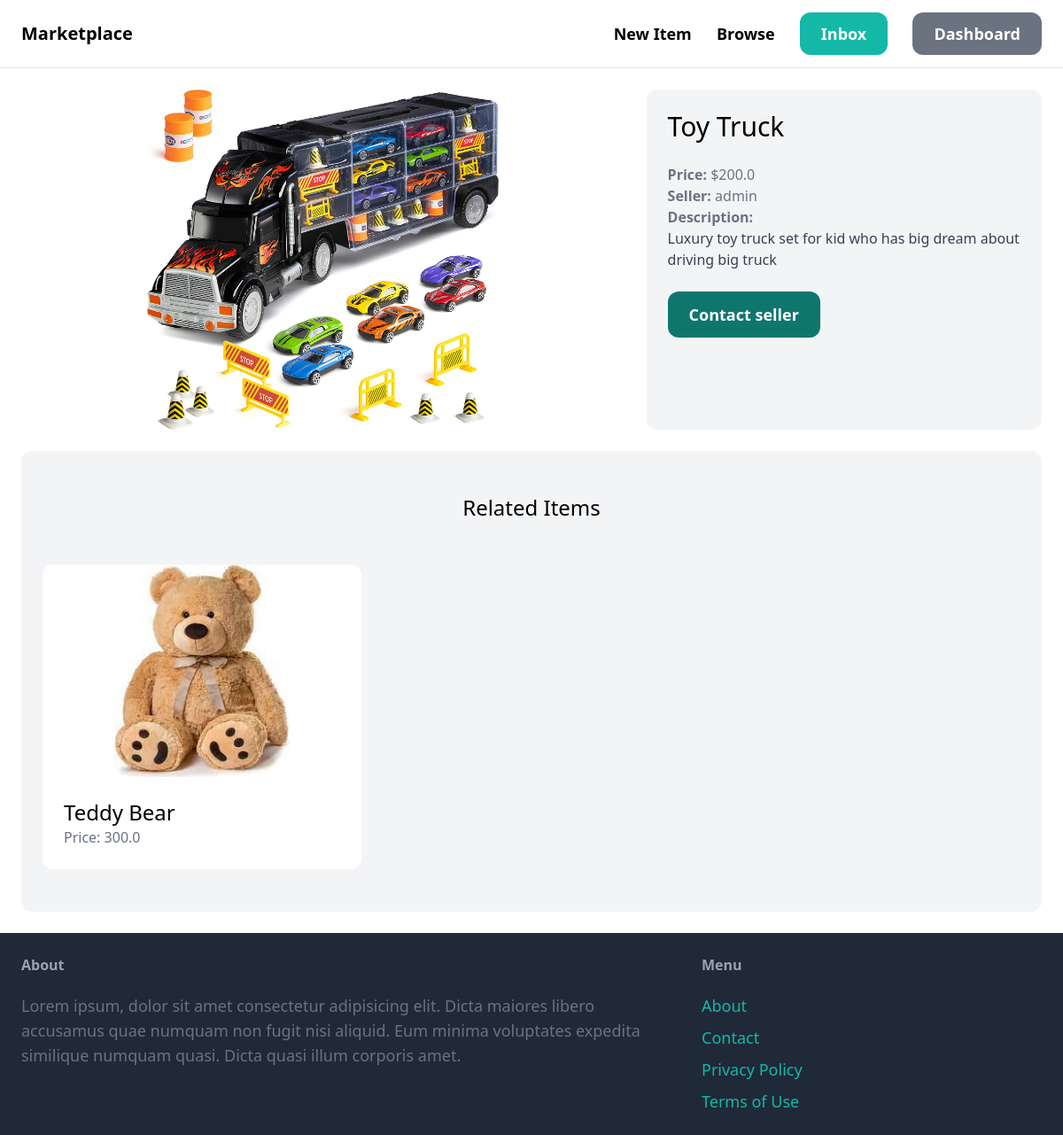
Page /items/3/ (signed in) on the committed database.
### item/models.py (models this page shows, shortened)
class Item(models.Model):
    category = models.ForeignKey(Category, related_name='items', on_delete=models.CASCADE)
    name = models.CharField(max_length=255)
    description = models.TextField(blank=True, null=True)
    price = models.FloatField()
    image = models.ImageField(upload_to='item_images', blank=True, null=True)
    is_sold = models.BooleanField(default=False)
    created_by = models.ForeignKey(User, related_name='items', on_delete=models.CASCADE)
    create_at = models.DateTimeField(auto_now_add=True)

### item/views.py (the view)
# urls.py: path('<int:pk>/', views.detail, name='detail'),
def detail(request, pk):
    item = get_object_or_404(Item, pk=pk)
    related_items = Item.objects.filter(category=item.category, is_sold=False).exclude(pk=pk)[0:3]
    return render(request, 'item/detail.html', {
        'item': item,
        'related_items': related_items
    })

### item/templates/item/detail.html (shortened to what this page needs)
{% extends 'core/base.html' %}
{% block content %}
<div class="grid grid-cols-5 gap-6">
    <div class="col-span-3 flex justify-center">
        <img src="{{ item.image.url }}" class="rounded-xl max-h-96">
    </div>
    <div class="col-span-2 p-6 bg-gray-100 rounded-xl">
        <h1 class="mb-6 text-3xl">{{ item.name }}</h1>
        <p class="text-gray-500"><strong>Price: </strong>${{ item.price }}</p>
        <p class="text-gray-500"><strong>Seller: </strong>{{ item.created_by.username }}</p>
        {% if item.description %}
            <p class="text-gray-700">
                <strong class="text-gray-500">Description:</strong><br>
                {{ item.description }}
            </p>
        {% endif %}
        <a href="#" class="inline-block mt-6 px-6 py-3 text-lg font-semibold bg-teal-500 text-white rounded-xl hover: bg-teal-700">Contact seller</a>
    </div>
</div>
<div class="mt-6 px-6 py-12 bg-gray-100 rounded-xl">
    <h2 class="mb-12 text-2xl text-center">Related Items</h2>
    <div class="grid grid-cols-3 gap-3">
        {% for item in related_items %}
            <div>
                <a href="{% url 'item:detail' item.id %}">
                    <div class="rounded-t-xl bg-white flex justify-center">
                        <img src="{{item.image.url}}" class="rounded-t-xl h-60">
                    </div>
                    <div class="p-6 bg-white rounded-b-xl">
                        <h2 class="text-2xl">{{item.name}}</h2>
                        <p class="text-gray-500">Price: {{item.price}}</p>
                    </div>
                </a>
            </div>
        {% endfor %}
    </div>
</div>
{% endblock %}

### rows in the picture
Item: image (picture), name "Toy Truck", price "200.0", created_by.username "admin", description "Luxury toy truck set for kid who has big dream about driving big truck"
Item: image (picture), name "Teddy Bear", price "300.0"
